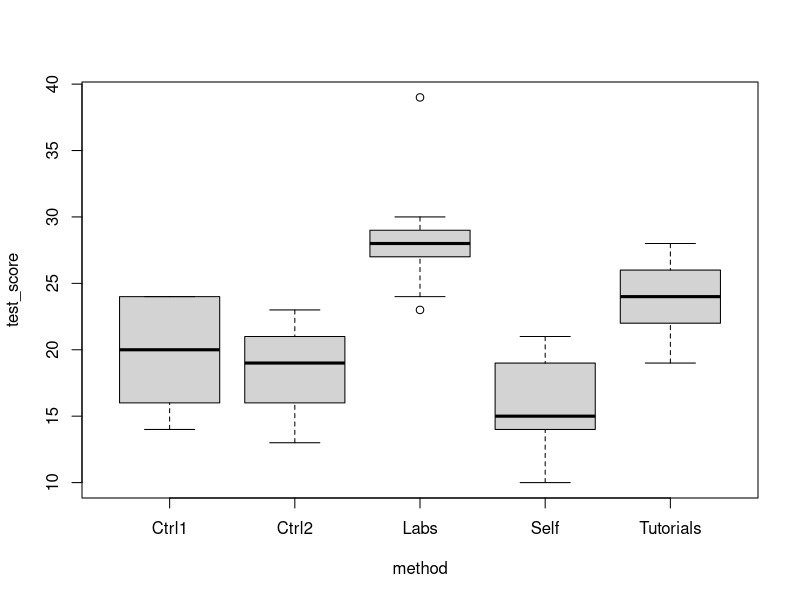

The R source for this figure:
# Tutorial 6: ANOVA Tables

tmp <- c("Ctrl1", "Ctrl2", "Labs", "Tutorials", "Self")
teaching_dat <- data.frame(
    test_score = c(17, 21, 28, 19, 21,
                14, 23, 39, 28, 14,
                24, 13, 29, 26, 13,
                20, 19, 24, 26, 19,
                24, 13, 27, 19, 15,
                23, 19, 30, 24, 15,
                16, 20, 28, 24, 10,
                15, 21, 28, 23, 18,
                24, 16, 23, 22, 20),
    method = rep(tmp, 9)
)
head(teaching_dat)

# part a and b: ANOVA table and testing whether all methods are the same
# -------------------------------------------------------------------------

# let's first look at boxplots
boxplot(test_score ~ method, data = teaching_dat)

# from the above boxplots, it seems as though the teaching methods yield
# different results; in particular, labs seems to be the superior method.

teaching_aov <- aov(test_score ~ method, data = teaching_dat)
summary(teaching_aov)

# we thus reject H_0 at the 5% level, and not all teaching methods yield the 
# same results

# Since ANOVA is a special case of linear regression, we can use the lm function
# in combination witht he anova function, and get the same results as above
anova(lm(test_score ~ method, data = teaching_dat))

# part c: Compute mean score for each section and give 95% CI
# -------------------------------------------------------------------------
tmp <- model.tables(teaching_aov, type = "means")

teaching_tab <- data.frame(names(tmp$tables[[2]]), c(tmp$tables[[2]]), tmp$n[[1]])
colnames(teaching_tab) <- c(names(tmp$tables[2]), "means", "ni")
rownames(teaching_tab) <- NULL

teaching_tab$var <- sum(teaching_aov$res^2) /
                 teaching_aov$df.residual * 1/teaching_tab$ni

teaching_tab$sd <- sqrt(teaching_tab$var)

teaching_tab$lower95 <- teaching_tab$means -
                     qt(0.975, teaching_aov$df.residual) * teaching_tab$sd

teaching_tab$upper95 <- teaching_tab$means +
                     qt(0.975, teaching_aov$df.residual) * teaching_tab$sd

teaching_tab
